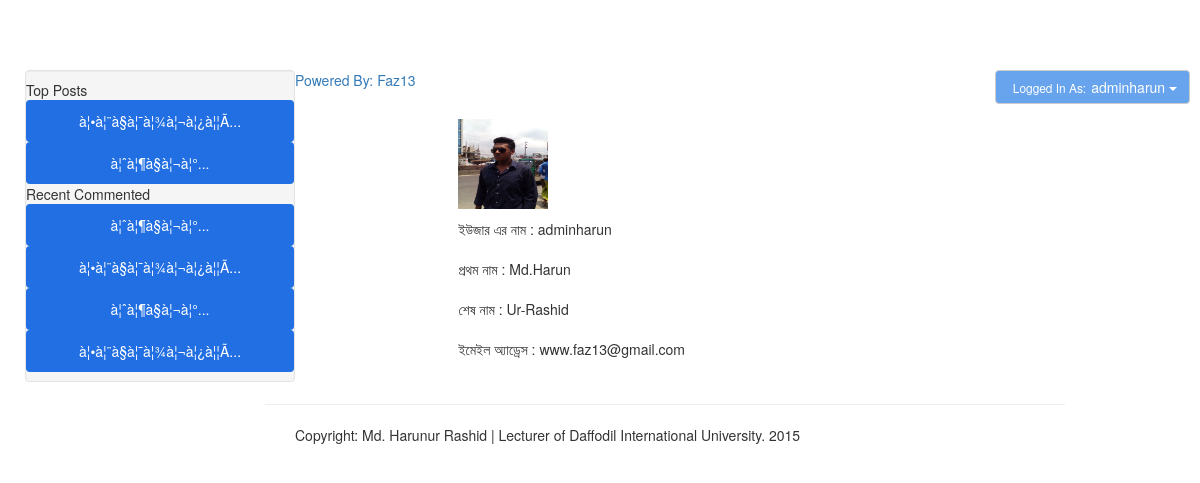
Page /current_pro.php (signed in) on the committed database.
### tables this page shows
CREATE TABLE `blog_user` (
  `user_id` int(11) NOT NULL AUTO_INCREMENT,
  `user_name` varchar(32) NOT NULL,
  `password` varchar(32) NOT NULL,
  `first_name` varchar(32) NOT NULL,
  `last_name` varchar(32) NOT NULL,
  `email` text NOT NULL,
  `email_code` text NOT NULL,
  `pro_img` varchar(32) NOT NULL,
  `bann` int(11) NOT NULL,
  `admin` int(11) NOT NULL,
  PRIMARY KEY (`user_id`)
);

CREATE TABLE `post` (
  `post_id` int(11) NOT NULL AUTO_INCREMENT,
  `user_id` int(11) NOT NULL,
  `issu_id` int(11) NOT NULL,
  `post_title` text NOT NULL,
  `post_writer` text NOT NULL,
  `cat` varchar(32) NOT NULL,
  `post_content` text NOT NULL,
  `post_publish_time` datetime NOT NULL,
  `post_img` text NOT NULL,
  PRIMARY KEY (`post_id`)
);

CREATE TABLE `comments` (
  `comment_id` int(11) NOT NULL AUTO_INCREMENT,
  `post_id` int(11) NOT NULL,
  `user_id` int(11) NOT NULL,
  `issu_id` int(11) NOT NULL,
  `comment` text NOT NULL,
  PRIMARY KEY (`comment_id`)
);

### core/function/user.php (called while the page is built, shortened)
<?php
function loggedin()
{
    return (isset($_SESSION['user_id']))? true:false;
}
?>

### current_pro.php (the view, shortened to what this page needs)
<?php
if(loggedin()===true)
{
$userid=$_SESSION['user_id'];
$query=mysql_query("SELECT * FROM `blog_user` WHERE `user_id`='$userid'");
$result=mysql_fetch_array($query);
$username=$result['user_name'];
$image=$result['pro_img'];
include 'includes/header.php';
include 'includes/widget.php';
include 'includes/sidebar.php';?>
<div style="float: right; margin-right: 500px;">
<?php if($result['pro_img']=='')
{
    ?>
    <img style="padding: 5px;" src="<?php echo "img/default.png"; ?>" height="100" width="100"/>
    <?php
}
    else{
?>
<img style="padding: 5px;" src="<?php echo "img/$username/$image"; ?>" height="100" width="100"/>
<?php }?>
<div style="border: 1px; border-radius: 2px;">
<p style="padding: 5px;">ইউজার এর নাম : <?php echo $result['user_name'];?></p>
<p style="padding: 5px;">প্রথম নাম : <?php echo $result['first_name'];?></p>
<p style="padding: 5px;">শেষ নাম : <?php echo $result['last_name'];?></p>
<p style="padding: 5px;">ইমেইল অ্যাড্রেস : <?php echo $result['email'];?></p>
</div>
</div>
<?php
include 'includes/whole_footer.php';
}
else
{
    die("<span class='alert alert-warning'>You are not logged in to any account. please do not mess around with the server . Go Back to <a href='index.php'>Home</a></span>");
}
?>

### includes/widget.php (shortened to what this page needs)
<?php if(loggedin()===true)
{
    $userid=$_SESSION['user_id'];
$query=mysql_query("SELECT * FROM `blog_user` WHERE `user_id`='$userid'");
$result=mysql_fetch_array($query);
    ?>
        <div class="btn-group log-in-btn" role="group">
            <button type="button" class="btn btn-default dropdown-toggle  myaccount" data-toggle="dropdown" aria-haspopup="true" aria-expanded="false">
              <small class="loggedin">Logged In As:</small><?php echo $result['user_name']?>
              <span class="caret"></span>
            </button>
      </div>
    <?php
}
else
    {?>
<div class=" log-in-btn"><a href="#mymodal" class="btn btn-info" role="button" data-toggle="modal"><span class="glyphicon glyphicon-user"></span>Login</a></div>
</nav>
      </div></div>
<?php }?>

### includes/sidebar.php (shortened to what this page needs)
<body style="background-image: url('img/blu2.jpg');">
    <div class="container" style="background: white; border-radius: 2px; padding: 10px;">
      <div class="row">
        <div class="span3">
          <div class="well sidebar-nav">
            <ul class="nav nav-list">
              <li class="nav-header">Top Posts</li>
              <?php
                 $top_comments_count = mysql_query("SELECT `post_id`, COUNT(`comment_id`) FROM `comments` GROUP BY `post_id`");
                 $all=array();
                 while($top_comments_counts=mysql_fetch_array($top_comments_count))
                    {
                        $all_a=array($top_comments_counts[1],$top_comments_counts['post_id']);
                        $all[]=$all_a;
                    }
                  array_multisort($all);
                  rsort($all);
                  foreach($all as $value)
                    {
                        $post_id=$value[1];
                        $post=mysql_fetch_array(mysql_query("SELECT * FROM `post` WHERE `post_id` = '$post_id'"));
                        $post_title = $post['post_title'];
                        if(strlen($post_title)>20)
                        {
                            $post_title = substr($post_title,0,50).'...';
                        }
                        $post_issu_id= $post['issu_id'];
                        ?>
                        <li><a style="color: white;" class="btn" href="comments.php?id=<?php echo $post_id?>&issu=<?php echo $post_issu_id?>"><?php echo $post_title;?></a></li>
                        <?php
                    }
              ?>
              <li class="nav-header">Recent Commented</li>
              <?php
                    $recent_comments_re=mysql_query("SELECT * FROM `comments` ORDER BY `comment_id` DESC") or die(mysql_error());
                    while($recent_comments = mysql_fetch_array($recent_comments_re))
                    {
                        $post_id = $recent_comments['post_id'];
                        if($post_id == $repet_stop)
                        {
                            continue;
                        }
                        $repet_stop = $post_id;
                        $recent_comment = mysql_fetch_array(mysql_query("SELECT * FROM `post` WHERE `post_id` ='$post_id'"));
                        $post_title_re = $recent_comment['post_title'];
                        if(strlen($post_title_re)>20)
                        {
                            $post_title_re = substr($post_title_re,0,50).'...';
                        }
                        $post_issu_id= $recent_comment['issu_id'];
                        ?>
                        <li><a style="color: white;" class="btn" href="comments.php?id=<?php echo $post_id?>&issu=<?php echo $post_issu_id?>"><?php echo $post_title_re;?></a></li>
                        <?php
                    }
              ?>
              </ul>
          </div>
        </div>

### css/style.css (style rules this page uses)
.btn { background: #216FE2; }
.log-in-btn { padding: 10px; float: right; }
.myaccount { color: white; background: #67A4ED; }
.loggedin { color: white; padding: 5px; }

### includes/header.php (style rules this page uses)
body { padding-top: 60px; padding-bottom: 40px; }
.sidebar-nav { padding: 9px 0; }

### rows in the picture
blog_user: user_name "adminharun", user_name+pro_img (picture), first_name "Md.Harun", last_name "Ur-Rashid", email "www.faz13@gmail.com"
post: post_title "à¦•à¦¨à§à¦¯à¦¾à¦¬à¦¿à¦¦Ã..."
post: post_title "à¦ˆà¦¶à§à¦¬à¦°..."
comments: post.post_title "à¦ˆà¦¶à§à¦¬à¦°..."
comments: post.post_title "à¦•à¦¨à§à¦¯à¦¾à¦¬à¦¿à¦¦Ã..."
comments: post.post_title "à¦ˆà¦¶à§à¦¬à¦°..."
comments: post.post_title "à¦•à¦¨à§à¦¯à¦¾à¦¬à¦¿à¦¦Ã..."
